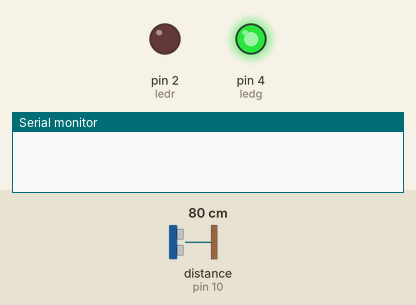
Recording of a sketch running on a simulated Arduino Uno, built with avr-gcc and run on an emulated ATmega328P. Shown: output pins drawn as LEDs (lit = HIGH), the last lines printed to the serial monitor. Wiring (inferred from the names in the program): ultrasonic range finder: trigger pin 9; echo pin 10. Inputs (shaded band) come from the test bench; at power-on: distance to the obstacle (sensor on pin 10) 80 cm. The echo pulse lasts 58.3 µs per cm; pins used as bus, display or sensor lines are not drawn.

Above: at 1.2 s.
1.3 s: distance to the obstacle (sensor on pin 10) set to 22 cm
2.8 s: distance to the obstacle (sensor on pin 10) set to 18 cm
At 4.0 s:
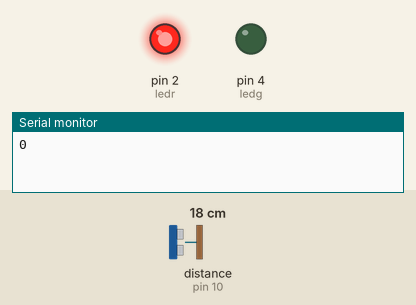
4.3 s: distance to the obstacle (sensor on pin 10) set to 35 cm
At 5.2 s:
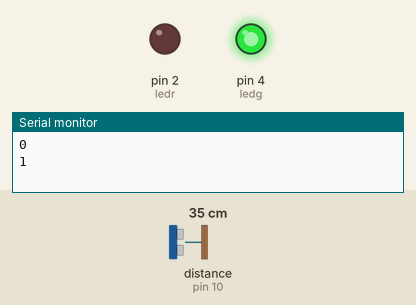
5.8 s: distance to the obstacle (sensor on pin 10) set to 2 cm
At 6.3 s:
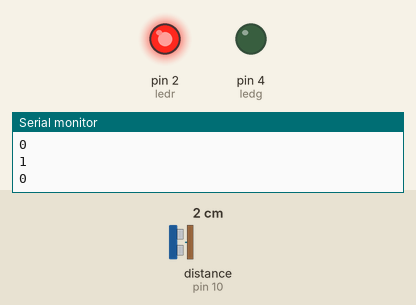
Timing chart, 0 to 8.3 s (numbered marks = the images above; inputs shaded):
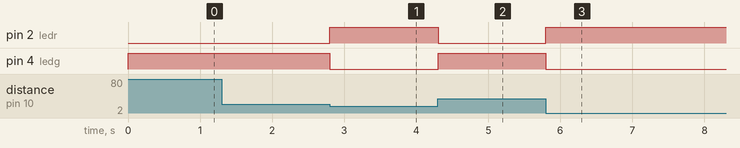

The sketch:

arduino_to_node.ino
```cpp
const int trigPin = 9;
const int echoPin = 10;
const int ledr = 2;
const int ledg = 4;
bool avail = true;
bool prevavail  = true;
long duration;
int distance;

void setup() {
  pinMode(ledr, OUTPUT);
  pinMode(ledg, OUTPUT);
  pinMode(trigPin, OUTPUT);
  pinMode(echoPin, INPUT);
  Serial.begin(9600);
}

void loop() {
  // put your main code here, to run repeatedly:
  digitalWrite(trigPin, LOW);
  delayMicroseconds(2);

  digitalWrite(trigPin, HIGH);
  delayMicroseconds(10);
  digitalWrite(trigPin, LOW);

  duration = pulseIn(echoPin, HIGH);

  distance = duration * 0.034 / 2;

  if(distance >=20){
    avail = true;
    digitalWrite(ledr, LOW);
    digitalWrite(ledg, HIGH);

  }else{
    avail = false;
    digitalWrite(ledr, HIGH);
    digitalWrite(ledg, LOW);

  }
  if(avail != prevavail){
    Serial.println(avail);
    prevavail=avail;
  }


}
```

Measured:
- the behaviour switches between 21 and 20 cm on distance to the obstacle (sensor on pin 10) (found by bisection; images 0 and 1)
- after the input at 1.3 s, every drawn part: stays the same
- after the input at 2.8 s, pin 2 (ledr): LOW → HIGH at once; pin 4 (ledg): HIGH → LOW at once
- after the input at 4.3 s, pin 2 (ledr): HIGH → LOW at once; pin 4 (ledg): LOW → HIGH at once
- after the input at 5.8 s, pin 2 (ledr): LOW → HIGH at once; pin 4 (ledg): HIGH → LOW at once
